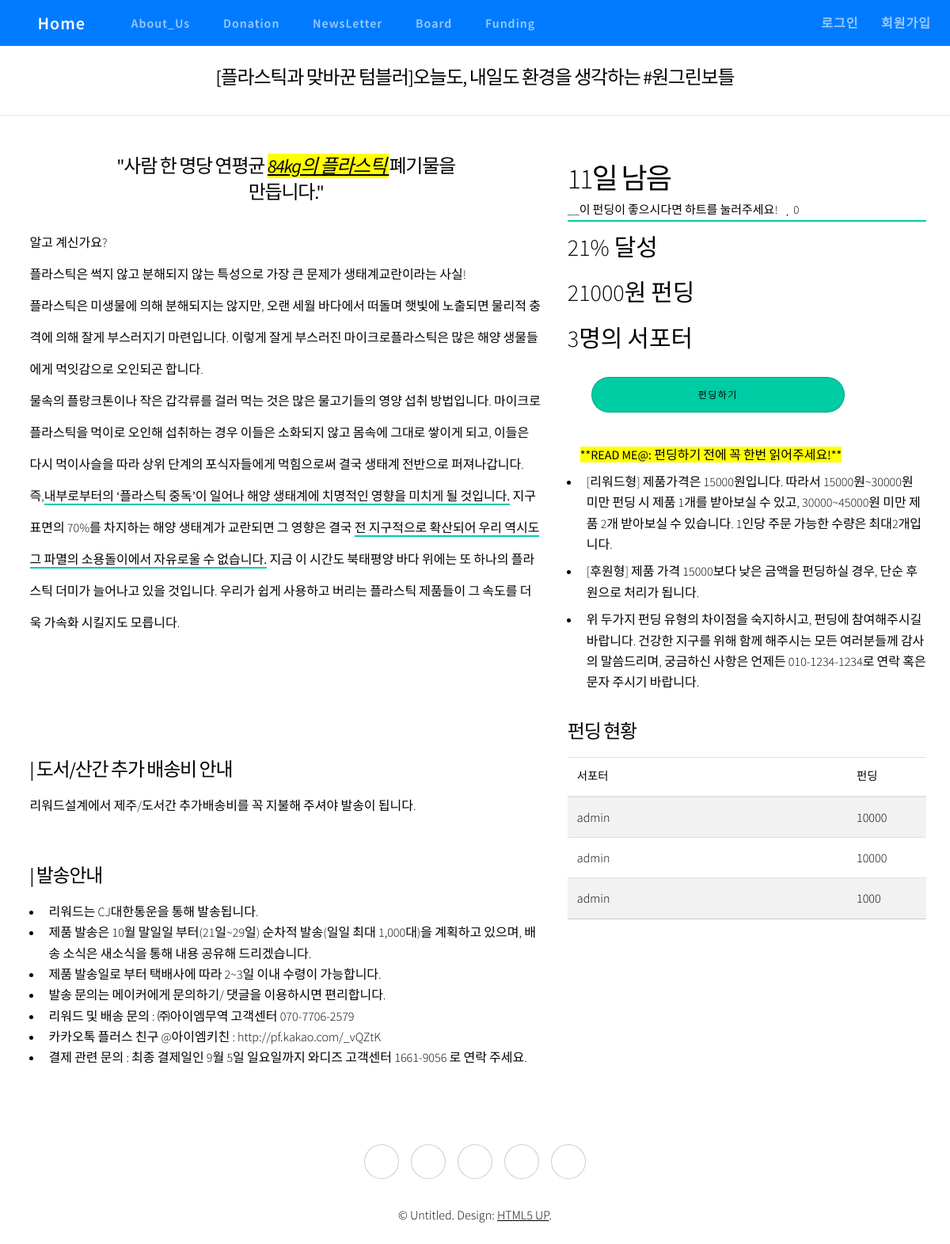
/funding/list/, run on an earlier commit of the app's database.
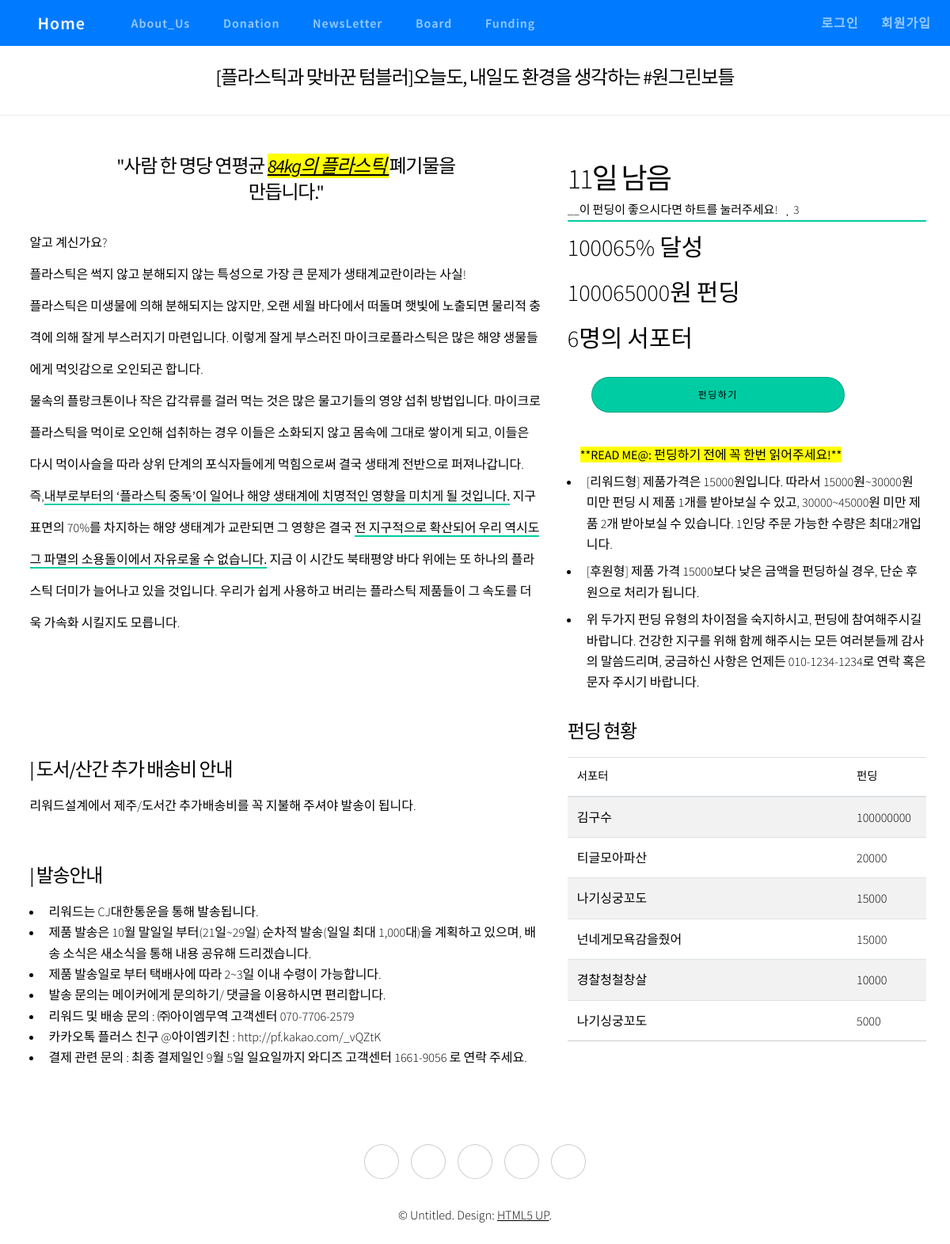
And on a later commit of the database.
### funding/models.py (models this page shows, shortened)
class FundingInfo(models.Model):
    title = models.CharField(max_length=200)
    end_date = models.DateTimeField(blank=True, null=True)
    goal_price = models.IntegerField(default=0)
    price = models.IntegerField(default=0)
    like = models.ManyToManyField(settings.AUTH_USER_MODEL, related_name="like_funding", blank=True)

class Funding(models.Model):
    choice_card = {
        ('shinhan', '신한'),
        ('woori', '우리'),
        ('hana', '하나'),
        ('kB', '국민'),
    }
    choice_color = {
        ('nougat', 'nougat 누가'),
        ('stormy', 'stormy 스토미'),
        ('pompom', 'pompom 폼폼'),
        ('milk', 'milk 밀크'),
    }
    user = models.ForeignKey(User,on_delete=models.CASCADE,
        verbose_name='USER', blank=True, null=True)
    funding_info = models.ForeignKey(FundingInfo,on_delete=models.CASCADE,
        verbose_name='Funding Info.', blank=True, null=True)
    cash = models.IntegerField(default=0)
    card = models.CharField("카드사", max_length=10, choices = choice_card, default='')
    card_num = models.IntegerField("카드번호",default=0)
    create_dt = models.DateField('CREATE DATE', auto_now_add=True,null=True, blank=True)
    color =models.CharField("색상", max_length=10, choices = choice_color, default='')
    class Meta:
        ordering = ('-cash',)

### funding/views.py (the view)
# urls.py: path('list/',FundingListView.as_view(),name ='funding'),
class FundingListView(ListView):
    model = Funding
    template_name = 'funding/funding_list.html'
    def get_context_data(self, **kwargs):
        context = super().get_context_data(**kwargs)
        fi = FundingInfo.objects.get(pk=3)
        context["object"] = fi
        context["remaining"] = fi.end_date - datetime.now()  # timedelta
        fundings = Funding.objects.filter(funding_info=fi)
        total = 0
        count=0
        for f in fundings:
            total += f.cash
            count += 1
        context["total"] = total
        context["rate"] = int(total / fi.goal_price * 100)
        context["count"] = count
        return context

### funding/templates/funding/funding_list.html
{% extends 'base.html' %}
{% load static %}
{% load bootstrap4 %}
{% block content-header %}
    <h3 class="text-center mt-2 mb-0"><b>[플라스틱과 맞바꾼 텀블러]오늘도, 내일도 환경을 생각하는 #원그린보틀</b></h3>
{% endblock%}
{% block content %}
<div class="container">
    <div class="row mt-3">
        <div class="col-md-7">
            {% include './common.html' %}
        </div>
        <div class="col-md-5">
            <div>
                <div style="border-bottom: 2px solid #00cca3;margin-top:56px">
                    <h2 class="mb-0">{{remaining.days}}일 남음</h2>
                        <span style="font-size:15px;">
                            __이 펀딩이 좋으시다면 하트를 눌러주세요!
                            {% if user.is_active %}
                                {% if user in object.like.all %}
                                    <a href="{% url 'funding:like' object.id %}" >
                                    <i class="fas fa-heart ml-2" style="color:red;"></i></a>
                                {% else %}
                                    <a href="{% url 'funding:like' object.id %}" >
                                    <i class="far fa-heart ml-2"></i></a>
                                {% endif %}
                                &nbsp{{object.like.count}}
                            {% else %}
                                <i class="far fa-heart ml-2 mr-1"></i>{{object.like.count}}
                            {% endif %}
                        </span>
                </div>
                <div class="mt-2 mb-2" style="font-size:30px">{{rate}}% 달성</div>
                <div class="mt-2 mb-2" style="font-size:30px">{{total}}원 펀딩</div>
                <div class="mt-2 mb-2" style="font-size:30px">{{count}}명의 서포터</div>
            </div>
            {% if user.is_active %}
                <a class="button big wide smooth-scroll-middle mt-3 mb-3"
                    style="margin-left:30px; width:100%; background-color:#00cca3; text-align:center;cursor:pointer; "
                    href="{% url 'funding:create' %}">펀딩하기</a>
            {% else %}
                <a class="button big wide smooth-scroll-middle mt-3 mb-3"
                    style="margin-left:30px; width:100%; background-color:#00cca3; text-align:center;cursor:pointer; "
                    href="{% url 'login' %}">펀딩하기</a>
            {% endif %}
            <div>
                <ul class="mt-3">
                    <b style="background-color: #FFFF00">**READ ME@: 펀딩하기 전에 꼭 한번 읽어주세요!**</b>
                    <li class="mt-2">[리워드형] 제품가격은 {{object.price}}원입니다. 따라서 {{object.price}}원~30000원 미만 펀딩 시 제품 1개를 받아보실 수 있고, 30000~45000원 미만 제품 2개 받아보실 수 있습니다. 1인당 주문 가능한 수량은 최대2개입니다.</li>
                    <li class="mt-2">[후원형] 제품 가격 {{object.price}}보다 낮은 금액을 펀딩하실 경우, 단순 후원으로 처리가 됩니다. </li>
                    <li class="mt-2">위 두가지 펀딩 유형의 차이점을 숙지하시고, 펀딩에 참여해주시길 바랍니다. 건강한 지구를 위해 함께 해주시는 모든 여러분들께 감사의 말씀드리며, 궁금하신 사항은 언제든 010-1234-1234로 연락 혹은 문자 주시기 바랍니다.</li>
                </ul>
            </div>
            <div>
                <h3>펀딩 현황</h3>
                <table class="table table-striped table-hover mx-auto">
                    <thead>
                        <tr>
                            <th><b>서포터</b></th>
                            <th style="width: 100px;">펀딩</th>
                        </tr>
                    </thead>
                    <tbody>
                        {% for i in object_list %}
                            <tr>
                                <td>{{i.user}}</td>
                                <td>{{i.cash}}</td>
                            </tr>
                        {% endfor %}
                    </tbody>
                </table>
            </div>
        </div>
    </div>
</div>
{% endblock  %}

### templates/base.html (shortened to what this page needs)
{% load static %}
<!DOCTYPE HTML>
<html lang="ko">
	<head>
		<link rel="stylesheet" href="{% static 'plugins/fontawesome-free/css/all.min.css' %}">
		<link rel="stylesheet" href="{% static 'adminlte/css/adminlte.min.css' %}">
		<link rel="stylesheet" href="{% static 'assets/css/main.css' %}" />
		<nfoscript><link rel="stylesheet" hre="{% static 'assets/css/noscript.css' %}" /></nfoscript>
	</head>
	<body class="is-preload">
		{% include "menu.html" %}
		<div id="wrapper" class="divided">
			<div class="content-header">
				<div class="container-fluid">
                	{% block content-header %}{% endblock %}
                </div>
            </div>
			<div class="content">
				<div class="container-fluid">
					{% block content %}{% endblock %}
				</div>
			</div>
		</div>
		 {% include "footer.html" %}
	</body>
</html>

### templates/menu.html (shortened to what this page needs)
<nav class="navbar navbar-expand-md bg-primary navbar-dark sticky-top">
    <div class="nav-link" style=" cursor:pointer; letter-spacing:1px; font-weight:600;line-height:25px;font-size:22px;"
            onclick="location.href='{% url 'home' %}'">
        <i class="fas fa-globe-americas"></i> Home</div>
    <div class="collapse navbar-collapse" id="collapsibleNavbar">
        <ul class="navbar-nav">
         <li class="nav-item">
                <div class="nav-link" style="padding-right:0px; opacity:0.8; cursor:pointer; letter-spacing:1px; font-weight:600"
                        onclick="location.href='{% url 'donation:intro' %}'">
                    <i class="fas fa-users"></i> About_Us</div>
            </li>
            {% if user.is_active %}
                <li class="nav-item">
                    <div class="nav-link" style="padding-right:0px;opacity:0.8; cursor:pointer; letter-spacing:1px; font-weight:600"
                        onclick="location.href='{% url 'donation:donation_check' %}'">
                    <i class="fas fa-newspaper"></i> Donation</div>
                </li>
            {% else %}
                <li class="nav-item">
                    <div class="nav-link" style="padding-right:0px;opacity:0.8; cursor:pointer; letter-spacing:1px; font-weight:600"
                        onclick="location.href='{% url 'login' %}'">
                    <i class="fas fa-newspaper"></i> Donation</div>
                </li>
            {% endif %}
            <li class="nav-item">
                <div class="nav-link" style="padding-right:0px;opacity:0.8; cursor:pointer; letter-spacing:1px; font-weight:600"
                    onclick="location.href='{% url 'donation:newsletter' %}'">
                    <i class="fas fa-newspaper"></i> NewsLetter</div>
            </li>
            <li class="nav-item">
                <div class="nav-link" style="padding-right:0px;opacity:0.8; cursor:pointer; letter-spacing:1px; font-weight:600"
                    onclick="location.href='{% url 'board:list' %}'">
                    <i class="fas fa-clipboard-list"></i> Board</div>
            <li class="nav-item">
                <div class="nav-link" style="opacity:0.8; cursor:pointer; letter-spacing:1px; font-weight:600" onclick="location.href='{% url 'funding:funding' %}'">
                    <i class="fas fa-clipboard-list"></i> Funding</div>
            </li>
        </ul>
        <ul class="navbar-nav ml-auto">
            {% if user.is_active %}
            <li class="nav-item d-none d-sm-inline-block">
                <div class="nav-link" style="padding-right:0px;opacity:0.8; cursor:pointer; letter-spacing:1px; font-weight:600"
                    onclick="location.href='{% url 'password_change' %}'">
                {% comment %} {{user.username}} = 현재 사용자 id {% endcomment %}
                    <i class="fas fa-user"></i> {{user.username}}</a>
            </li>
            <li class="nav-item d-none d-sm-inline-block">
                <div class="nav-link" style="opacity:0.8; cursor:pointer; letter-spacing:1px; font-weight:600"
                    onclick="location.href='{% url 'logout' %}'">
                    <i class="fas fa-sign-out-alt"></i> 로그아웃</a>
            </li>
            {% else %}
            <li class="nav-item d-none d-sm-inline-block">
                <div class="nav-link" style="padding-right:0px;opacity:0.8; cursor:pointer; letter-spacing:1px; font-weight:600"
                    onclick="location.href='{% url 'login' %}'">
                    <i class="fas fa-sign-in-alt"></i> 로그인</a>
            </li>
            <li class="nav-item d-none d-sm-inline-block">
                <div class="nav-link" style="padding-left:3px; opacity:0.8; cursor:pointer; letter-spacing:1px; font-weight:600"
                    onclick="location.href='{% url 'accounts:register' %}'">
                    <i class="fas fa-user-plus"></i> 회원가입</a>
            </li>
            {% endif %}
        </ul>
    </div>
</nav>

### funding/templates/funding/common.html (shortened to what this page needs)
{% load static %}
            <h3 class="text-center mt-5 mb-0"><b>"사람 한 명당 연평균 <i><ins><span style="background-color: #FFFF00">84kg의 플라스틱 </span></ins></i> 폐기물을 <br>만듭니다."</b></h3>
            <div style="line-height:40px; font-size:16px">
            알고 계신가요?<br>
            플라스틱은 썩지 않고 분해되지 않는 특성으로 가장 큰 문제가 생태계교란이라는 사실!<br>
            플라스틱은 미생물에 의해 분해되지는 않지만, 오랜 세월 바다에서 떠돌며 햇빛에 노출되면 물리적 충격에 의해 잘게 부스러지기 마련입니다. 이렇게 잘게 부스러진 마이크로플라스틱은 많은 해양 생물들에게 먹잇감으로 오인되곤 합니다.<br>
            물속의 플랑크톤이나 작은 갑각류를 걸러 먹는 것은 많은 물고기들의 영양 섭취 방법입니다. 마이크로플라스틱을 먹이로 오인해 섭취하는 경우 이들은 소화되지 않고 몸속에 그대로 쌓이게 되고, 이들은 다시 먹이사슬을 따라 상위 단계의 포식자들에게 먹힘으로써 결국 생태계 전반으로 퍼져나갑니다.<br>
            즉,<span style="border-bottom: 2px solid #00cca3;"><strong>내부로부터의 ‘플라스틱 중독’이 일어나  해양 생태계에 치명적인 영향을 미치게 될 것입니다.</strong></span> 지구 표면의 70%를 차지하는 해양 생태계가 교란되면 그 영향은 결국 <span style="border-bottom: 2px solid #00cca3;"><strong>전 지구적으로 확산되어 우리 역시도 그 파멸의 소용돌이에서 자유로울 수 없습니다.</strong></span> 지금 이 시간도 북태평양 바다 위에는 또 하나의 플라스틱 더미가 늘어나고 있을 것입니다. 우리가 쉽게 사용하고 버리는 플라스틱 제품들이 그 속도를 더욱 가속화 시킬지도 모릅니다.<br>
            </div>
            <div style="margin-bottom:30px"><img src="{% static 'images/보틀1.jpg' %}" alt=""/></div>
            <div><img src="{% static 'images/보틀2.jpg' %}" alt=""/></div>
            <div class="mt-3 mb-4 ml-3"><img src="{% static 'images/보틀3.jpg' %}" alt=""/></div>
            <div>
                <h3><b>| 도서/산간 추가 배송비 안내</b></h3>
                <p style="font-size:16px;">리워드설계에서 제주/도서간 추가배송비를 꼭 지불해 주셔야 발송이 됩니다.</P>
                <br>
                <h3><b>| 발송안내 </b> </h3>
                <ul style="font-size:16px">
                    <li>리워드는 CJ대한통운을 통해 발송됩니다.</li>
                    <li>제품 발송은 10월 말일일 부터(21일~29일) 순차적 발송(일일 최대 1,000대)을 계획하고 있으며, 배송 소식은 새소식을 통해 내용 공유해 드리겠습니다.</li>
                    <li>제품 발송일로 부터 택배사에 따라 2~3일 이내 수령이 가능합니다.</li>
                    <li>발송 문의는 메이커에게 문의하기/ 댓글을 이용하시면 편리합니다.</li>
                    <li>리워드 및 배송 문의 : ㈜아이엠무역 고객센터 070-7706-2579</li>
                    <li>카카오톡 플러스 친구 @아이엠키친 : http://pf.kakao.com/_vQZtK</li>
                    <li>결제 관련 문의 : 최종 결제일인  9월 5일  일요일까지 와디즈 고객센터 1661-9056 로 연락 주세요.</li>
                </ul>
            </div>

### templates/footer.html
<footer class="wrapper style1 align-center">
    <div class="inner">
        <ul class="icons">
            <li><a href="https://twitter.com/" class="icon brands style2 fa-twitter"><span class="label">Twitter</span></a></li>
            <li><a href="https://www.facebook.com/" class="icon brands style2 fa-facebook-f"><span class="label">Facebook</span></a></li>
            <li><a href="https://www.instagram.com/" class="icon brands style2 fa-instagram"><span class="label">Instagram</span></a></li>
            <li><a href="https://kr.linkedin.com/" class="icon brands style2 fa-linkedin-in"><span class="label">LinkedIn</span></a></li>
            <li><a href="#" class="icon style2 fa-envelope"><span class="label">Email</span></a></li>
        </ul>
        <p>&copy; Untitled. Design: <a href="https://html5up.net">HTML5 UP</a>.</p>
    </div>
</footer>

What changed in the data, as far as the page shows it:
removed Funding: user "admin", cash "10000"
removed Funding: user "admin", cash "10000"
removed Funding: user "admin", cash "1000"
computed for FundingInfo: like.count "0" → "3"
added Funding: user "김구수", cash "100000000"
added Funding: user "티글모아파산", cash "20000"
added Funding: user "나기싱궁꼬도", cash "15000"
added Funding: user "넌네게모욕감을줬어", cash "15000"
added Funding: user "경찰청철창살", cash "10000"
added Funding: user "나기싱궁꼬도", cash "5000"
Also different on the page:
{{ rate }}: "21" → "100065"
{{ total }}: "21000" → "100065000"
{{ count }}: "3" → "6"
